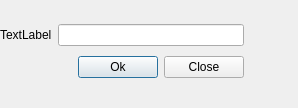
<?xml version="1.0" encoding="UTF-8"?>
<ui version="4.0">
 <class>MyDialogWindow</class>
 <widget class="QDialog" name="MyDialogWindow">
  <property name="geometry">
   <rect>
    <x>0</x>
    <y>0</y>
    <width>298</width>
    <height>108</height>
   </rect>
  </property>
  <property name="windowTitle">
   <string>Dialog</string>
  </property>
  <widget class="QWidget" name="">
   <property name="geometry">
    <rect>
     <x>0</x>
     <y>20</y>
     <width>244</width>
     <height>62</height>
    </rect>
   </property>
   <layout class="QVBoxLayout" name="verticalLayout">
    <item>
     <layout class="QHBoxLayout" name="horizontalLayout">
      <item>
       <widget class="QLabel" name="label">
        <property name="text">
         <string>TextLabel</string>
        </property>
       </widget>
      </item>
      <item>
       <widget class="QLineEdit" name="lineEdit"/>
      </item>
     </layout>
    </item>
    <item>
     <layout class="QHBoxLayout" name="horizontalLayout_2">
      <item>
       <spacer name="horizontalSpacer">
        <property name="orientation">
         <enum>Qt::Horizontal</enum>
        </property>
        <property name="sizeHint" stdset="0">
         <size>
          <width>68</width>
          <height>20</height>
         </size>
        </property>
       </spacer>
      </item>
      <item>
       <widget class="QPushButton" name="OkButton">
        <property name="text">
         <string>Ok</string>
        </property>
       </widget>
      </item>
      <item>
       <widget class="QPushButton" name="CloseButton">
        <property name="text">
         <string>Close</string>
        </property>
       </widget>
      </item>
     </layout>
    </item>
   </layout>
  </widget>
 </widget>
 <resources/>
 <connections>
  <connection>
   <sender>CloseButton</sender>
   <signal>clicked()</signal>
   <receiver>MyDialogWindow</receiver>
   <slot>accept()</slot>
   <hints>
    <hint type="sourcelabel">
     <x>204</x>
     <y>72</y>
    </hint>
    <hint type="destinationlabel">
     <x>195</x>
     <y>88</y>
    </hint>
   </hints>
  </connection>
  <connection>
   <sender>OkButton</sender>
   <signal>clicked()</signal>
   <receiver>lineEdit</receiver>
   <slot>clear()</slot>
   <hints>
    <hint type="sourcelabel">
     <x>88</x>
     <y>63</y>
    </hint>
    <hint type="destinationlabel">
     <x>233</x>
     <y>37</y>
    </hint>
   </hints>
  </connection>
 </connections>
</ui>
